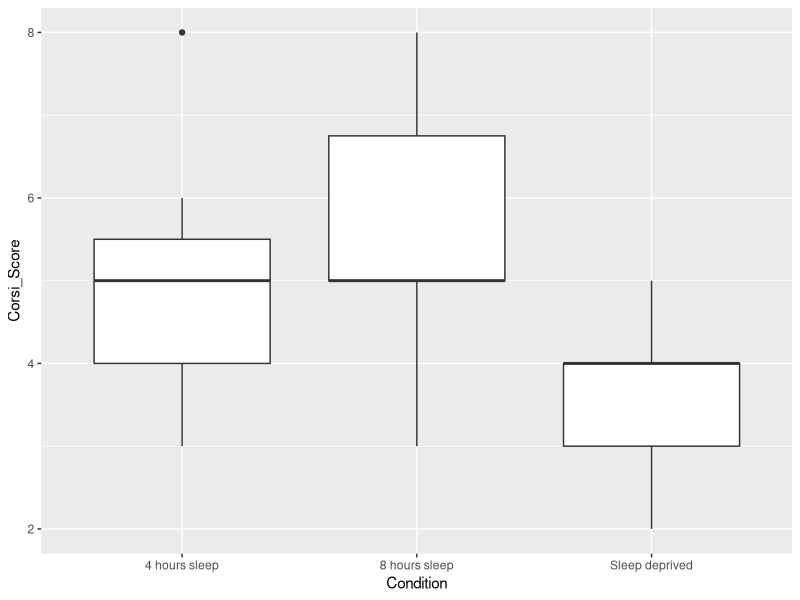
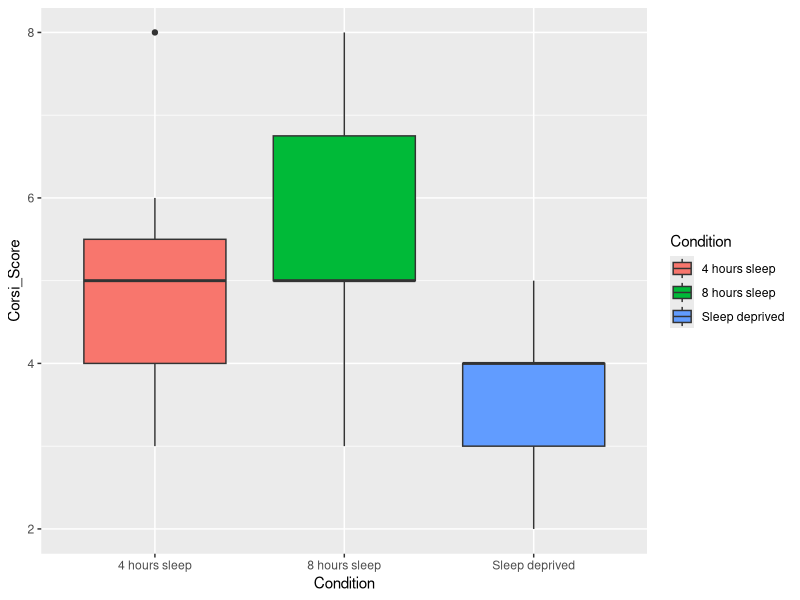
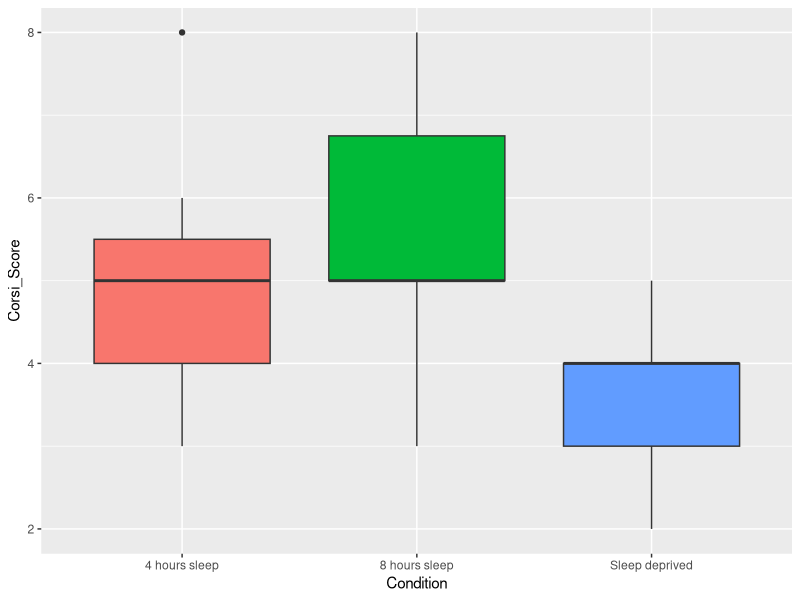
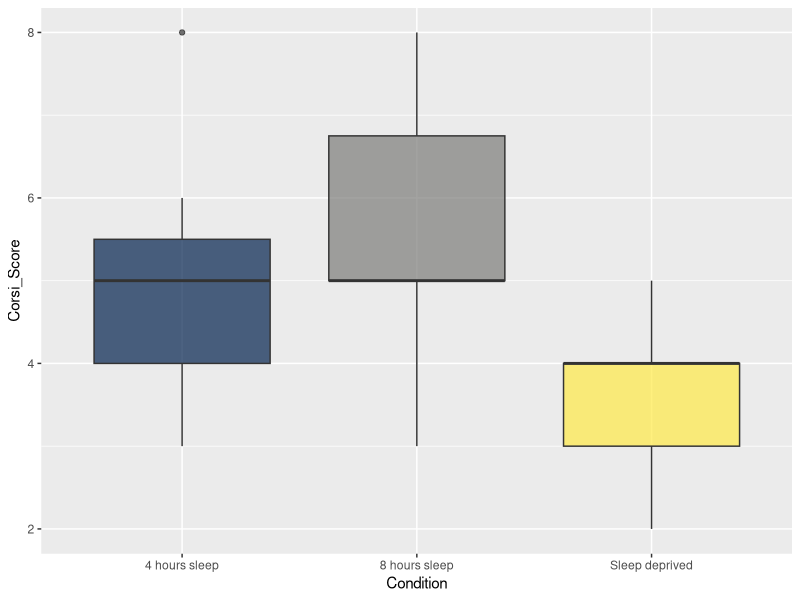
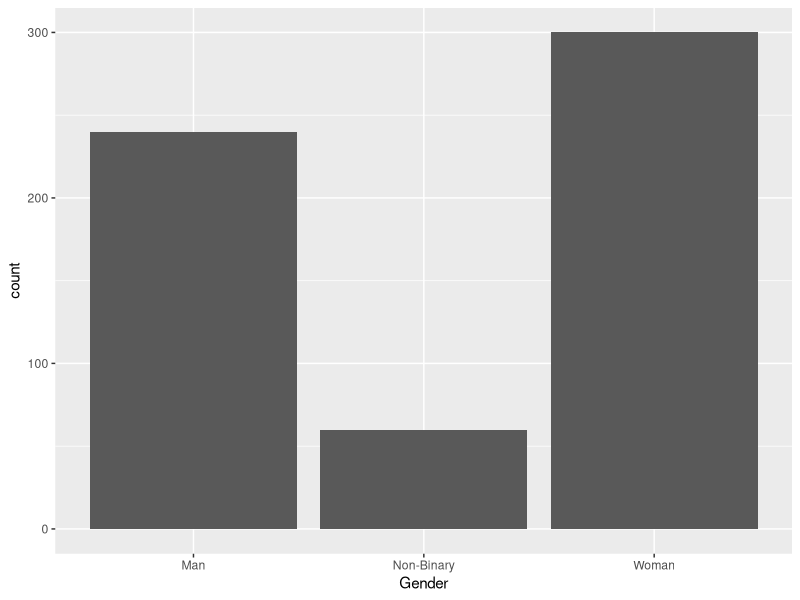
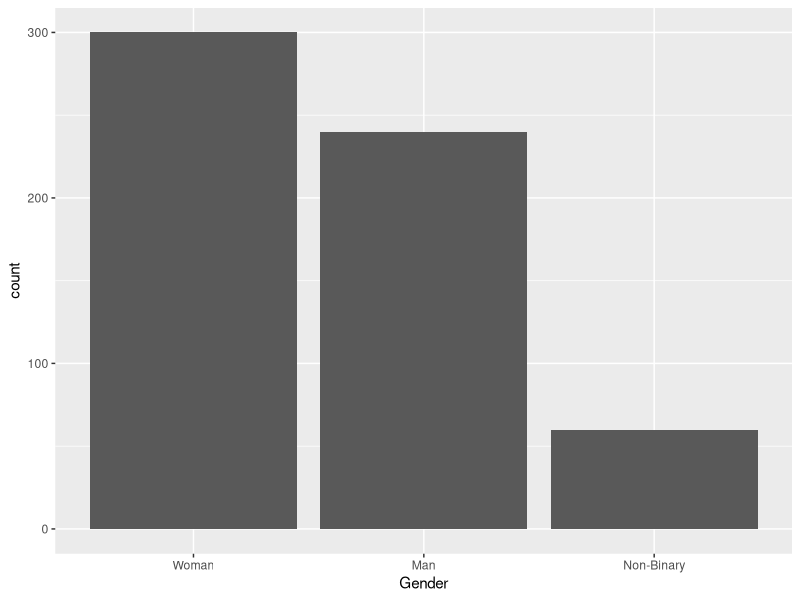
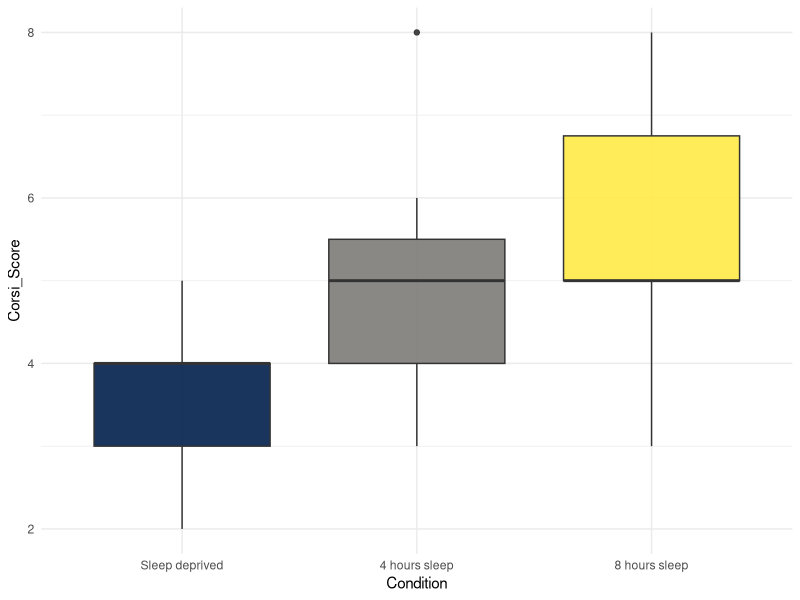

These figures' R source, in order:
## ---- chunk 1
library(tidyverse)
demographic_data <- read_csv("data/corsi/demographic_data.csv")
score_data <- read_csv("data/corsi/score_data.csv")
full_dat <- inner_join(x = demographic_data, 
                       y = score_data, 
                       by = "Participant")

## ---- chunk 2
analysis_data <- full_dat %>%
  select(Participant, Condition, Age, Corsi_Score)
## ---- chunk 3
age_control <- analysis_data %>%
  filter(Age >= 20 & Age <= 30)
## ---- chunk 4
group_stats <- age_control %>%
  group_by(Condition) %>%
  summarise(mean_score = mean(Corsi_Score),
            sd_score = sd(Corsi_Score))
## ---- chunk 5
ggplot(age_control, aes(x = Condition, y = Corsi_Score)) +
  geom_boxplot()
## ---- chunk 6
ggplot(age_control, aes(x = Condition, 
                        y = Corsi_Score, 
                        fill = Condition)) +
  geom_boxplot() 
## ---- chunk 7
ggplot(age_control, aes(x = Condition, 
                        y = Corsi_Score, 
                        fill = Condition)) +
  geom_boxplot() +
  guides(fill = "none")
## ---- chunk 8
ggplot(age_control, aes(x = Condition, 
                        y = Corsi_Score, 
                        fill = Condition)) +
  geom_boxplot(alpha = 0.7) +
  guides(fill = "none") +
  scale_fill_viridis_d(option = "E")
## ---- chunk 9
ggplot(demographic_data, aes(x = Gender)) +
  geom_bar() 
## ---- chunk 10
demographic_data <- demographic_data %>%
  mutate(Gender = factor(Gender, 
                         levels = c("Woman", "Man", "Non-Binary")))
## ---- chunk 11
ggplot(demographic_data, aes(x = Gender)) +
  geom_bar() 
## ---- chunk 12
# relevel the factor
age_control <- age_control %>%
  mutate(Condition = factor(Condition, 
                            levels = c("Sleep deprived",  "4 hours sleep", "8 hours sleep")))

# 
ggplot(age_control, aes(x = Condition, 
                        y = Corsi_Score, 
                        fill = Condition)) +
  geom_boxplot(alpha = 0.9) +
  guides(fill = "none") +
  scale_fill_viridis_d(option = "E") +
  theme_minimal()
